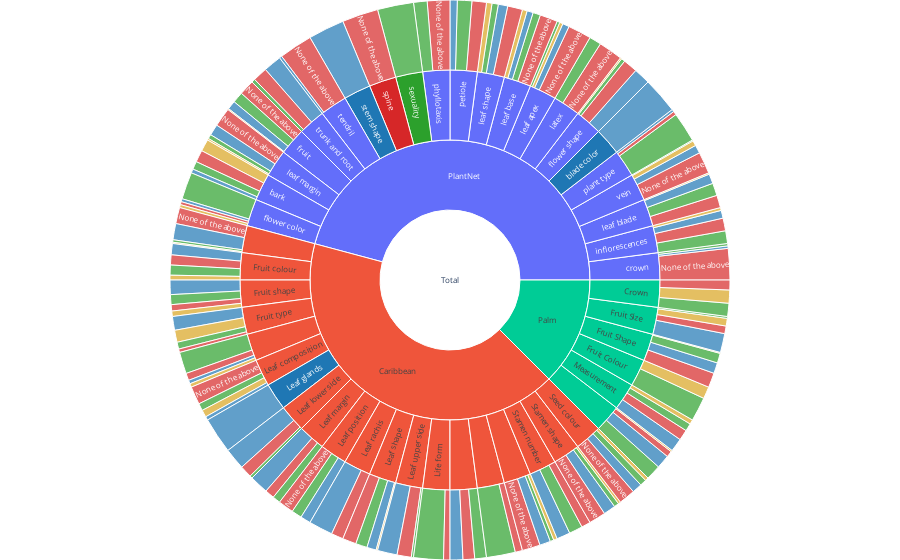

Notebook code for this chart:
### Code cell
df["Total"] = "Total"
df_percentage = round(df.groupby(["Total", "Dataset", "Main Trait", "Result"])["Species"].count() / df.groupby(["Main Trait"])["Species"].count() * 100, 2).to_frame()
df_percentage = df_percentage\
    .rename(columns={"Species": "Percentage"})\
    .reset_index()


color_dict = {label: color for color, label in zip(colors, labels)}
color_dict.update({dataset: 'darkblue' for dataset in df_percentage["Dataset"].unique()})
color_dict["Total"] = 'red'


# df_percentage["Color"] = df_percentage["Result"]
# extra_colors = {"Color": df_percentage["Result"].to_list() + list(color_dict.keys())}
# df_percentage = df_percentage.append(pd.DataFrame(extra_colors))

color_dict['(?)'] = 'whitegray'

fig = px.sunburst(df_percentage, 
                  path=['Total', 'Dataset', 'Main Trait', 'Result'], 
                  values='Percentage', 
                  color='Result',
                  branchvalues="total",
                  color_discrete_map=color_dict,
                  )

fig.update_layout(
    margin = dict(t=0, l=0, r=0, b=0),
    uniformtext=dict(minsize=8, mode='hide')
)

# Manual edites
# fig['data'][0]['values'][-4:] = 4000

fig.show()

# print(fig)


# folder_figures = "../../../reports/figures/"
# file_name = "PxPlot_HTML_SurveysPerTrait_Percentage.html"
# fig.write_html(F"{folder_figures}{file_name}")
# file_name = "PxPlot_PDF_SurveysPerTrait_Percentage.pdf"
# fig.write_image(F"{folder_figures}{file_name}")

### Figure 1 — Plotly figure (JSON) as saved in the notebook; plotly's stock layout.template omitted (floating-point values rounded to 4 significant figures; data arrays with more than 128 entries replaced by an {"elided": "..."} marker saying what was removed)
{"data": [{"branchvalues": "total", "customdata": {"elided": "204x1 str values"}, "domain": {"x": [0, 1], "y": [0, 1]}, "hovertemplate": "labels=%{label}<br>Percentage=%{value}<br>parent=%{parent}<br>id=%{id}<br>Result=%{customdata[0]}<extra></extra>", "ids": {"elided": "204 str values"}, "labels": {"elided": "204 str values"}, "marker": {"colors": {"elided": "204 str values"}}, "name": "", "parents": {"elided": "204 str values"}, "type": "sunburst", "values": {"elided": "204 float values"}}], "layout": {"legend": {"tracegroupgap": 0}, "margin": {"b": 0, "l": 0, "r": 0, "t": 0}, "uniformtext": {"minsize": 8, "mode": "hide"}}}
